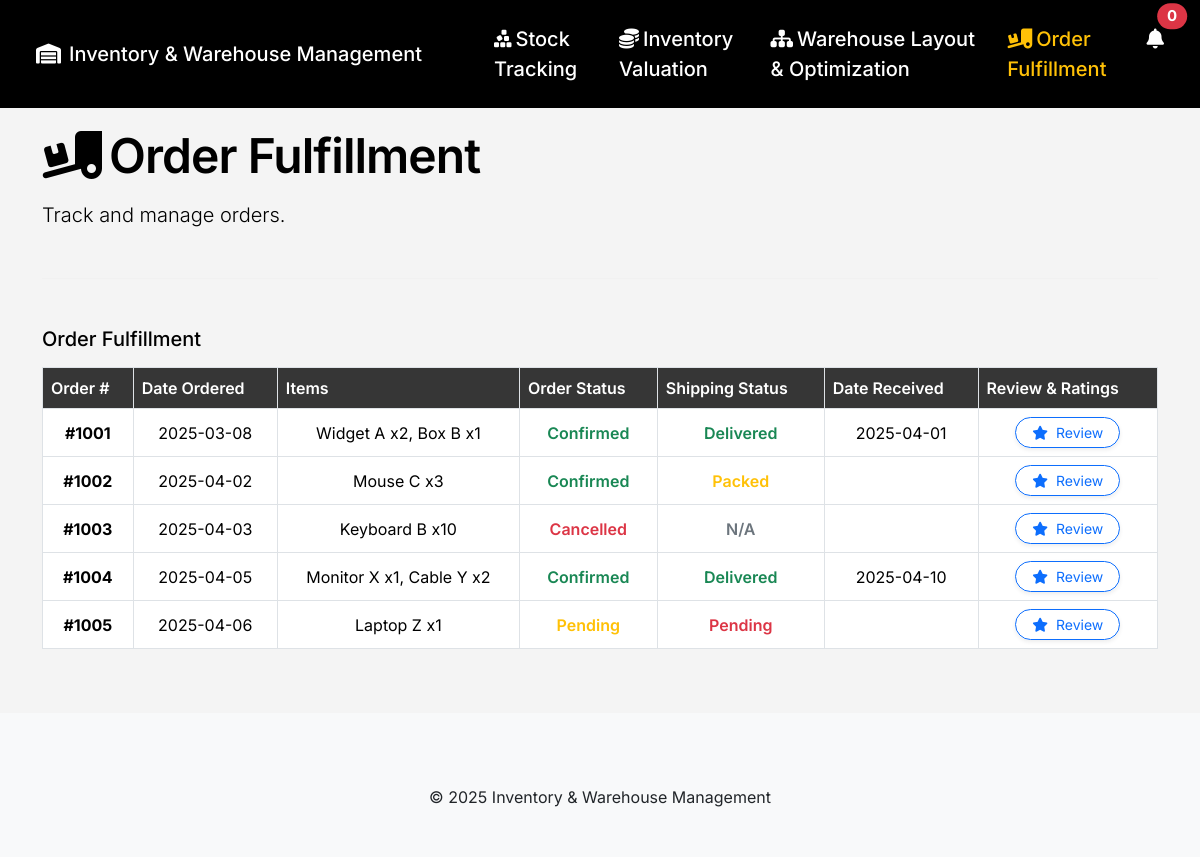
/order-fulfillment.php, run on the app's committed database.
### tables this page shows
CREATE TABLE `orders` (
  `order_id` int(11) NOT NULL,
  `order_number` varchar(20) NOT NULL,
  `date_ordered` date NOT NULL,
  `items` text NOT NULL,
  `order_status` enum('Confirmed','Cancelled','Pending') DEFAULT 'Pending',
  `shipping_status` enum('Delivered','Packed','Pending','N/A') DEFAULT 'Pending',
  `date_received` date DEFAULT NULL,
  `rating` tinyint(3) UNSIGNED DEFAULT NULL,
  `review` text DEFAULT NULL,
  `created_at` timestamp NOT NULL DEFAULT current_timestamp()
);

### order-fulfillment.php (the view, shortened to what this page needs)
<?php
include 'config/config.php';
?>
<!DOCTYPE html>
<html lang="en">
<head>
    <link rel="stylesheet" href="https://cdn.jsdelivr.net/npm/bootstrap@5.3.3/dist/css/bootstrap.min.css">
    <link rel="stylesheet" href="https://cdnjs.cloudflare.com/ajax/libs/font-awesome/6.5.2/css/all.min.css">
    <link rel="stylesheet" href="https://cdnjs.cloudflare.com/ajax/libs/animate.css/4.1.1/animate.min.css"/>
</head>
<body>
    <nav class="navbar navbar-expand-lg navbar-dark fixed-top py-3">
        <div class="container-fluid">
            <a class="navbar-brand ps-4" href="index.php">
              <i class="fa-solid fa-warehouse me-2"></i>Inventory & Warehouse Management
            </a>
            <div class="collapse navbar-collapse justify-content-end" id="navbarNav">
                <ul class="navbar-nav gap-3">
                    <li class="nav-item ms-5">
                        <a class="nav-link" href="stock-tracking.php"><i class="fa-solid fa-cubes-stacked me-1"></i>Stock Tracking</a>
                    </li>
                    <li class="nav-item">
                        <a class="nav-link" href="inventory-valuation.php"><i class="fa-solid fa-coins me-1"></i>Inventory Valuation</a>
                    </li>
                    <li class="nav-item">
                        <a class="nav-link" href="warehouse-layout-optimization.php"><i class="fa-solid fa-sitemap me-1"></i>Warehouse Layout & Optimization</a>
                    </li>
                    <li class="nav-item">
                        <a class="nav-link active" href="order-fulfillment.php"><i class="fa-solid fa-truck-ramp-box me-1"></i>Order Fulfillment</a>
                    </li>
                    <li>
                        <div class="nav-item dropdown me-3">
                            <a class="nav-link position-relative" href="#" id="notificationDropdown" data-bs-toggle="dropdown" aria-expanded="false" onclick="markNotificationsSeen()">
                                <i class="fa-solid fa-bell"></i>
                                <span class="position-absolute top-0 start-100 translate-middle badge rounded-pill bg-danger">
                                    <?php
                                    $query = "SELECT COUNT(*) as con FROM stocks WHERE stock < 49 AND notified = 0";
                                    $result = mysqli_query($conn, $query);
                                    echo mysqli_fetch_array($result)['con'];
                                    ?>
                                </span>
                            </a>
                        </div>
                    </li>
                </ul>
            </div>
        </div>
    </nav>
    <div class="container" style="margin-top: 120px;">
        <div class="row mb-4">
            <div class="col-12 animate__animated animate__fadeInLeft">
                <div class="section-title mb-2">
                    <i class="fa-solid fa-truck-ramp-box me-2"></i>Order Fulfillment
                </div>
                <p class="lead">
                    Track and manage orders.
                </p>
            </div>
        </div>
        <hr class="divider">
            <h5 class="mb-3 mt-5">Order Fulfillment</h5>
            <div class="table-responsive mb-4">
                <table class="table table-bordered align-middle example-table">
                    <thead>
                        <tr>
                            <th>Order #</th>
                            <th>Date Ordered</th>
                            <th>Items</th>
                            <th>Order Status</th>
                            <th>Shipping Status</th>
                            <th>Date Received</th>
                            <th>Review & Ratings</th>
                        </tr>
                    </thead>
                    <tbody>
                            <?php
                            $quer = "SELECT * FROM orders";
                            $res = mysqli_query($conn, $quer);
                            while ($l = mysqli_fetch_array($res)) {
                                ?>
                                <tr>
                                    <td class="text-center fw-bold text-nowrap"><?php echo $l['order_number']; ?></td>
                                    <td class="text-center text-nowrap"><?php echo $l['date_ordered']; ?></td>
                                    <td class="text-center"><?php echo $l['items']; ?></td>
                                    <td class="text-center fw-semibold
                                    <?php echo ($l['order_status'] == 'Confirmed') ? 'text-success' : (($l['order_status'] == 'Pending') ? 'text-warning' : 'text-danger'); ?>">
                                    <?php echo $l['order_status']; ?>
                                    </td>
                                    <td class="text-center fw-semibold
                                    <?php echo ($l['shipping_status'] == 'Delivered') ? 'text-success' : (($l['shipping_status'] == 'Packed') ? 'text-warning' : (($l['shipping_status'] == "Pending") ? 'text-danger' : 'text-secondary')); ?>">
                                    <?php echo $l['shipping_status']; ?>
                                    </td>
                                    <td class="text-center text-nowrap"><?php echo $l['date_received']; ?></td>
                                    <td class="text-center">
                                        <form method="POST" action="assets/review-order.php">
                                            <button type="submit" class="btn btn-outline-primary btn-sm px-3 py-1 rounded-pill shadow-sm">
                                                <i class="fa-solid fa-star me-1"></i> Review
                                            </button>
                                        </form>
                                    </td>
                                </tr>
                                <?php
                            }
                            ?>
                    </tbody>
                </table>
            </div>
    </div>
    <footer class="bg-light text-dark py-5 mt-5">
        <div class="container">
            <div class="text-center mt-4">
                &copy; <?php echo date("Y"); ?> Inventory & Warehouse Management
            </div>
    </footer>
</body>
</html>

### order-fulfillment.php (style rules this page uses)
html { scroll-behavior: smooth; }
body { font-family: 'Inter', Arial, sans-serif; background: #f4f4f4; color: #000; }
.navbar { background: #000 !important; }
.navbar-brand, .nav-link, .navbar-text { color: #fff !important; font-weight: 500; font-size: 20px; }
.nav-link.active, .nav-link:focus, .nav-link:hover { color: #ffc107 !important; }
.section-title { font-size: 48px; font-weight: 600; letter-spacing: -0.02em; }
.divider { border-top: 1px solid #E6E6E6; margin: 2rem 0; }
.example-table thead th { background: #363636; color: #fff; font-weight: 600; }
.example-table tbody tr { background: #fff; }
.example-table tbody tr:nth-child(even) { background: #f2f2f2; }
.example-table tbody tr { opacity: 0; transform: translateY(40px); transition: opacity 0.7s, transform 0.7s; }
.example-table tbody tr.in-view { opacity: 1; transform: none; }

### data on the page
orders: order_number "#1001", date_ordered "2025-03-08", items "Widget A x2, Box B x1", order_status "Confirmed", shipping_status "Delivered", date_received "2025-04-01"
orders: order_number "#1002", date_ordered "2025-04-02", items "Mouse C x3", order_status "Confirmed", shipping_status "Packed"
orders: order_number "#1003", date_ordered "2025-04-03", items "Keyboard B x10", order_status "Cancelled", shipping_status "N/A"
orders: order_number "#1004", date_ordered "2025-04-05", items "Monitor X x1, Cable Y x2", order_status "Confirmed", shipping_status "Delivered", date_received "2025-04-10"
orders: order_number "#1005", date_ordered "2025-04-06", items "Laptop Z x1", order_status "Pending", shipping_status "Pending"

### other printed values
mysqli_fetch_array($result)['con'] "0"
